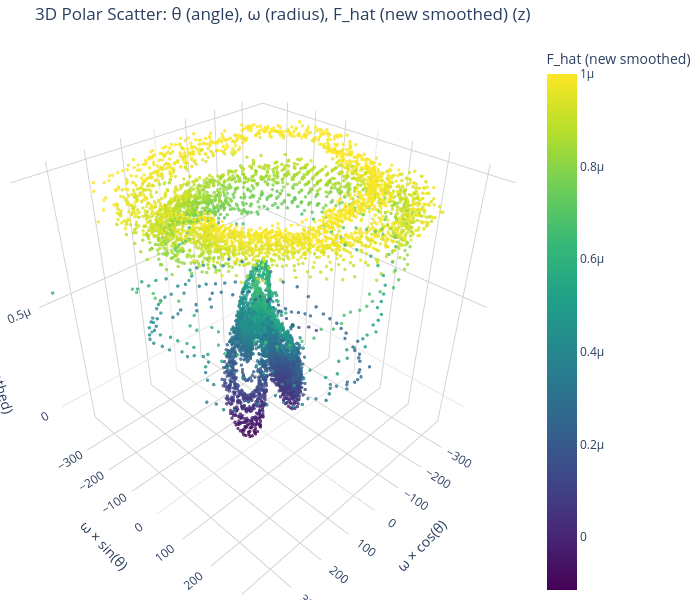

Here is the notebook cell this chart was saved with:
### Code cell
import plotly.graph_objs as go
import numpy as np

# Compute new smooth F_hat using the clean and smoothed variables
m = 1.4e-5
d = 2e-3
J = 1/6 * m * d**2
B = 1e-6

F_hat_new_smooth = B * np.sin(theta_field_clean_for_processing - thetas_clean_for_processing) - J * alpha_est_smooth2

# 3D scatter plot (polar for theta and omega)
def plot_polar_3d_scatter(color_variable='F_hat_new'):
    theta = thetas_clean_for_processing
    omega = omegas_clean_for_processing
    if color_variable == 'F_hat_new':
        color_vals = F_hat_new_smooth
        c_label = "F_hat (new smoothed)"
    else:
        color_vals = F_hat_clean_for_processing
        c_label = "F_hat (original clean)"

    # Convert polar theta/omega to cartesian for 3D scatter, but keep polar as two axes
    # If you like you might plot radius=omega, angle=theta, z=color_variable
    theta_deg = np.rad2deg(theta)

    # 3D polar plot: θ (angle), ω (radius), F_hat (z/color)
    fig = go.Figure(data=[go.Scatter3d(
        x=np.cos(theta) * omega,
        y=np.sin(theta) * omega,
        z=color_vals,
        mode='markers',
        marker=dict(
            size=2,
            color=color_vals,
            colorscale='Viridis',
            colorbar=dict(title=c_label),
            showscale=True,
            opacity=0.8,
        ),
        text=[f"{c_label}: {val:.3g}" for val in color_vals],
        name=c_label
    )])

    fig.update_layout(
        scene = dict(
            xaxis_title='ω × cos(θ)',
            yaxis_title='ω × sin(θ)',
            zaxis_title=c_label,
            xaxis=dict(backgroundcolor="white", gridcolor="lightgray"),
            yaxis=dict(backgroundcolor="white", gridcolor="lightgray"),
            zaxis=dict(backgroundcolor="white", gridcolor="lightgray"),
        ),
        title=f"3D Polar Scatter: θ (angle), ω (radius), {c_label} (z)",
        width=700, height=600,
        margin=dict(l=0, r=0, b=0, t=40)
    )
    fig.show()

# To change color-mapping, call: plot_polar_3d_scatter(color_variable='F_hat_clean') or 'F_hat_new'
plot_polar_3d_scatter(color_variable='F_hat_new')  # Example usage

### Figure 1 — Plotly figure (JSON) as saved in the notebook; plotly's stock layout.template omitted (floating-point values rounded to 4 significant figures; data arrays with more than 128 entries replaced by an {"elided": "..."} marker saying what was removed)
{"data": [{"marker": {"color": {"elided": "7902 float values"}, "colorbar": {"title": {"text": "F_hat (new smoothed)"}}, "colorscale": [[0, "#440154"], [0.1111, "#482878"], [0.2222, "#3e4989"], [0.3333, "#31688e"], [0.4444, "#26828e"], [0.5556, "#1f9e89"], [0.6667, "#35b779"], [0.7778, "#6ece58"], [0.8889, "#b5de2b"], [1, "#fde725"]], "opacity": 0.8, "showscale": true, "size": 2}, "mode": "markers", "name": "F_hat (new smoothed)", "text": {"elided": "7902 str values"}, "type": "scatter3d", "x": {"elided": "7902 float values"}, "y": {"elided": "7902 float values"}, "z": {"elided": "7902 float values"}}], "layout": {"height": 600, "margin": {"b": 0, "l": 0, "r": 0, "t": 40}, "scene": {"xaxis": {"backgroundcolor": "white", "gridcolor": "lightgray", "title": {"text": "ω × cos(θ)"}}, "yaxis": {"backgroundcolor": "white", "gridcolor": "lightgray", "title": {"text": "ω × sin(θ)"}}, "zaxis": {"backgroundcolor": "white", "gridcolor": "lightgray", "title": {"text": "F_hat (new smoothed)"}}}, "title": {"text": "3D Polar Scatter: θ (angle), ω (radius), F_hat (new smoothed) (z)"}, "width": 700}}
